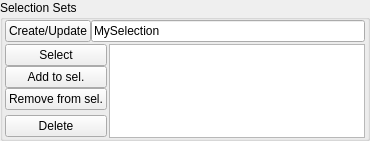
        <widget class="QGroupBox" name="groupBox_7">
         <property name="sizePolicy">
          <sizepolicy hsizetype="Preferred" vsizetype="Minimum">
           <horstretch>0</horstretch>
           <verstretch>0</verstretch>
          </sizepolicy>
         </property>
         <property name="minimumSize">
          <size>
           <width>0</width>
           <height>141</height>
          </size>
         </property>
         <property name="maximumSize">
          <size>
           <width>16777215</width>
           <height>141</height>
          </size>
         </property>
         <property name="title">
          <string>Selection Sets</string>
         </property>
         <layout class="QVBoxLayout" name="verticalLayout_14">
          <property name="spacing">
           <number>2</number>
          </property>
          <property name="leftMargin">
           <number>2</number>
          </property>
          <property name="topMargin">
           <number>0</number>
          </property>
          <property name="rightMargin">
           <number>2</number>
          </property>
          <property name="bottomMargin">
           <number>0</number>
          </property>
          <item>
           <layout class="QHBoxLayout" name="horizontalLayout_26">
            <property name="spacing">
             <number>0</number>
            </property>
            <property name="bottomMargin">
             <number>0</number>
            </property>
            <item>
             <widget class="QPushButton" name="tksiSetsCreateBT">
              <property name="text">
               <string>Create/Update</string>
              </property>
              <property name="+c" stdset="0">
               <string>&quot;tksi.createSelSet()&quot;</string>
              </property>
             </widget>
            </item>
            <item>
             <widget class="QLineEdit" name="tksiSetsNameLE">
              <property name="text">
               <string>MySelection</string>
              </property>
             </widget>
            </item>
           </layout>
          </item>
          <item>
           <layout class="QHBoxLayout" name="horizontalLayout_27">
            <property name="bottomMargin">
             <number>0</number>
            </property>
            <item>
             <layout class="QVBoxLayout" name="verticalLayout_13">
              <property name="spacing">
               <number>0</number>
              </property>
              <item>
               <widget class="QPushButton" name="tksiSetsSelectBT">
                <property name="text">
                 <string>Select</string>
                </property>
                <property name="+c" stdset="0">
                 <string>&quot;tksi.selSelSet()&quot;</string>
                </property>
               </widget>
              </item>
              <item>
               <widget class="QPushButton" name="tksiSetsAddSelBT">
                <property name="text">
                 <string>Add to sel.</string>
                </property>
                <property name="+c" stdset="0">
                 <string>&quot;tksi.addToSelSet()&quot;</string>
                </property>
               </widget>
              </item>
              <item>
               <widget class="QPushButton" name="tksiSetsRemoveSelBT">
                <property name="text">
                 <string>Remove from sel.</string>
                </property>
                <property name="+c" stdset="0">
                 <string>&quot;tksi.removeFromSelSet()&quot;</string>
                </property>
               </widget>
              </item>
              <item>
               <spacer name="verticalSpacer_4">
                <property name="orientation">
                 <enum>Qt::Vertical</enum>
                </property>
                <property name="sizeType">
                 <enum>QSizePolicy::Fixed</enum>
                </property>
                <property name="sizeHint" stdset="0">
                 <size>
                  <width>20</width>
                  <height>5</height>
                 </size>
                </property>
               </spacer>
              </item>
              <item>
               <widget class="QPushButton" name="tksiSetsDeleteBT">
                <property name="text">
                 <string>Delete</string>
                </property>
                <property name="+c" stdset="0">
                 <string>&quot;tksi.deleteSelSet()&quot;</string>
                </property>
               </widget>
              </item>
             </layout>
            </item>
            <item>
             <widget class="QListWidget" name="tksiSetsLB">
              <property name="alternatingRowColors">
               <bool>true</bool>
              </property>
              <property name="selectionMode">
               <enum>QAbstractItemView::ExtendedSelection</enum>
              </property>
             </widget>
            </item>
           </layout>
          </item>
         </layout>
        </widget>
